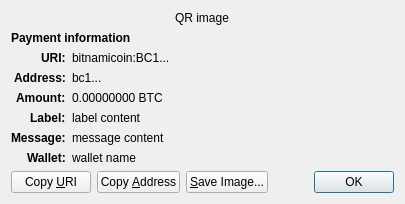
<?xml version="1.0" encoding="UTF-8"?>
<ui version="4.0">
 <class>ReceiveRequestDialog</class>
 <widget class="QDialog" name="ReceiveRequestDialog">
  <property name="geometry">
   <rect>
    <x>0</x>
    <y>0</y>
    <width>413</width>
    <height>229</height>
   </rect>
  </property>
  <property name="windowTitle">
   <string>Request payment to ...</string>
  </property>
  <layout class="QGridLayout" name="gridLayout" columnstretch="0,1">
   <property name="sizeConstraint">
    <enum>QLayout::SetFixedSize</enum>
   </property>
   <item row="0" column="0" colspan="2" alignment="Qt::AlignHCenter">
    <widget class="QRImageWidget" name="qr_code">
     <property name="text">
      <string notr="true">QR image</string>
     </property>
     <property name="textInteractionFlags">
      <set>Qt::NoTextInteraction</set>
     </property>
    </widget>
   </item>
   <item row="1" column="0" colspan="2">
    <widget class="QLabel" name="payment_header">
     <property name="font">
      <font>
       <weight>75</weight>
       <bold>true</bold>
      </font>
     </property>
     <property name="text">
      <string>Payment information</string>
     </property>
     <property name="textInteractionFlags">
      <set>Qt::NoTextInteraction</set>
     </property>
    </widget>
   </item>
   <item row="2" column="0" alignment="Qt::AlignRight|Qt::AlignTop">
    <widget class="QLabel" name="uri_tag">
     <property name="font">
      <font>
       <weight>75</weight>
       <bold>true</bold>
      </font>
     </property>
     <property name="text">
      <string notr="true">URI:</string>
     </property>
     <property name="textFormat">
      <enum>Qt::PlainText</enum>
     </property>
     <property name="textInteractionFlags">
      <set>Qt::NoTextInteraction</set>
     </property>
    </widget>
   </item>
   <item row="2" column="1" alignment="Qt::AlignTop">
    <widget class="QLabel" name="uri_content">
     <property name="text">
      <string notr="true">bitnamicoin:BC1...</string>
     </property>
     <property name="textFormat">
      <enum>Qt::RichText</enum>
     </property>
     <property name="wordWrap">
      <bool>true</bool>
     </property>
     <property name="textInteractionFlags">
      <set>Qt::TextSelectableByMouse</set>
     </property>
    </widget>
   </item>
   <item row="3" column="0" alignment="Qt::AlignRight|Qt::AlignTop">
    <widget class="QLabel" name="address_tag">
     <property name="font">
      <font>
       <weight>75</weight>
       <bold>true</bold>
      </font>
     </property>
     <property name="text">
      <string>Address:</string>
     </property>
     <property name="textInteractionFlags">
      <set>Qt::NoTextInteraction</set>
     </property>
    </widget>
   </item>
   <item row="3" column="1" alignment="Qt::AlignTop">
    <widget class="QLabel" name="address_content">
     <property name="text">
      <string notr="true">bc1...</string>
     </property>
     <property name="textFormat">
      <enum>Qt::PlainText</enum>
     </property>
     <property name="textInteractionFlags">
      <set>Qt::TextSelectableByMouse</set>
     </property>
    </widget>
   </item>
   <item row="4" column="0" alignment="Qt::AlignRight|Qt::AlignTop">
    <widget class="QLabel" name="amount_tag">
     <property name="font">
      <font>
       <weight>75</weight>
       <bold>true</bold>
      </font>
     </property>
     <property name="text">
      <string>Amount:</string>
     </property>
     <property name="textInteractionFlags">
      <set>Qt::NoTextInteraction</set>
     </property>
    </widget>
   </item>
   <item row="4" column="1" alignment="Qt::AlignTop">
    <widget class="QLabel" name="amount_content">
     <property name="text">
      <string notr="true">0.00000000 BTC</string>
     </property>
     <property name="textFormat">
      <enum>Qt::PlainText</enum>
     </property>
     <property name="textInteractionFlags">
      <set>Qt::TextSelectableByMouse</set>
     </property>
    </widget>
   </item>
   <item row="5" column="0" alignment="Qt::AlignRight|Qt::AlignTop">
    <widget class="QLabel" name="label_tag">
     <property name="font">
      <font>
       <weight>75</weight>
       <bold>true</bold>
      </font>
     </property>
     <property name="text">
      <string>Label:</string>
     </property>
     <property name="textInteractionFlags">
      <set>Qt::NoTextInteraction</set>
     </property>
    </widget>
   </item>
   <item row="5" column="1" alignment="Qt::AlignTop">
    <widget class="QLabel" name="label_content">
     <property name="text">
      <string notr="true">label content</string>
     </property>
     <property name="textFormat">
      <enum>Qt::PlainText</enum>
     </property>
     <property name="wordWrap">
      <bool>true</bool>
     </property>
     <property name="textInteractionFlags">
      <set>Qt::TextSelectableByMouse</set>
     </property>
    </widget>
   </item>
   <item row="6" column="0" alignment="Qt::AlignRight|Qt::AlignTop">
    <widget class="QLabel" name="message_tag">
     <property name="font">
      <font>
       <weight>75</weight>
       <bold>true</bold>
      </font>
     </property>
     <property name="text">
      <string>Message:</string>
     </property>
     <property name="textInteractionFlags">
      <set>Qt::NoTextInteraction</set>
     </property>
    </widget>
   </item>
   <item row="6" column="1" alignment="Qt::AlignTop">
    <widget class="QLabel" name="message_content">
     <property name="text">
      <string notr="true">message content</string>
     </property>
     <property name="textFormat">
      <enum>Qt::PlainText</enum>
     </property>
     <property name="wordWrap">
      <bool>true</bool>
     </property>
     <property name="textInteractionFlags">
      <set>Qt::TextSelectableByMouse</set>
     </property>
    </widget>
   </item>
   <item row="7" column="0" alignment="Qt::AlignRight|Qt::AlignTop">
    <widget class="QLabel" name="wallet_tag">
     <property name="font">
      <font>
       <weight>75</weight>
       <bold>true</bold>
      </font>
     </property>
     <property name="text">
      <string>Wallet:</string>
     </property>
     <property name="textInteractionFlags">
      <set>Qt::NoTextInteraction</set>
     </property>
    </widget>
   </item>
   <item row="7" column="1" alignment="Qt::AlignTop">
    <widget class="QLabel" name="wallet_content">
     <property name="text">
      <string notr="true">wallet name</string>
     </property>
     <property name="textFormat">
      <enum>Qt::PlainText</enum>
     </property>
     <property name="wordWrap">
      <bool>true</bool>
     </property>
     <property name="textInteractionFlags">
      <set>Qt::TextSelectableByMouse</set>
     </property>
    </widget>
   </item>
   <item row="8" column="0" colspan="2">
    <layout class="QHBoxLayout" name="horizontalLayout">
     <item>
      <widget class="QPushButton" name="btnCopyURI">
       <property name="text">
        <string>Copy &amp;URI</string>
       </property>
       <property name="autoDefault">
        <bool>false</bool>
       </property>
      </widget>
     </item>
     <item>
      <widget class="QPushButton" name="btnCopyAddress">
       <property name="text">
        <string>Copy &amp;Address</string>
       </property>
       <property name="autoDefault">
        <bool>false</bool>
       </property>
      </widget>
     </item>
     <item>
      <widget class="QPushButton" name="btnSaveAs">
       <property name="text">
        <string>&amp;Save Image...</string>
       </property>
       <property name="autoDefault">
        <bool>false</bool>
       </property>
      </widget>
     </item>
     <item>
      <spacer name="horizontalSpacer_2">
       <property name="orientation">
        <enum>Qt::Horizontal</enum>
       </property>
       <property name="sizeHint" stdset="0">
        <size>
         <width>40</width>
         <height>20</height>
        </size>
       </property>
      </spacer>
     </item>
     <item>
      <widget class="QDialogButtonBox" name="buttonBox">
       <property name="focusPolicy">
        <enum>Qt::StrongFocus</enum>
       </property>
       <property name="standardButtons">
        <set>QDialogButtonBox::Ok</set>
       </property>
      </widget>
     </item>
    </layout>
   </item>
  </layout>
 </widget>
 <customwidgets>
  <customwidget>
   <class>QRImageWidget</class>
   <extends>QLabel</extends>
   <header>qt/qrimagewidget.h</header>
  </customwidget>
 </customwidgets>
 <tabstops>
  <tabstop>buttonBox</tabstop>
  <tabstop>btnCopyURI</tabstop>
  <tabstop>btnCopyAddress</tabstop>
  <tabstop>btnSaveAs</tabstop>
 </tabstops>
 <resources/>
 <connections>
  <connection>
   <sender>buttonBox</sender>
   <signal>accepted()</signal>
   <receiver>ReceiveRequestDialog</receiver>
   <slot>accept()</slot>
   <hints>
    <hint type="sourcelabel">
     <x>135</x>
     <y>230</y>
    </hint>
    <hint type="destinationlabel">
     <x>135</x>
     <y>126</y>
    </hint>
   </hints>
  </connection>
 </connections>
</ui>
